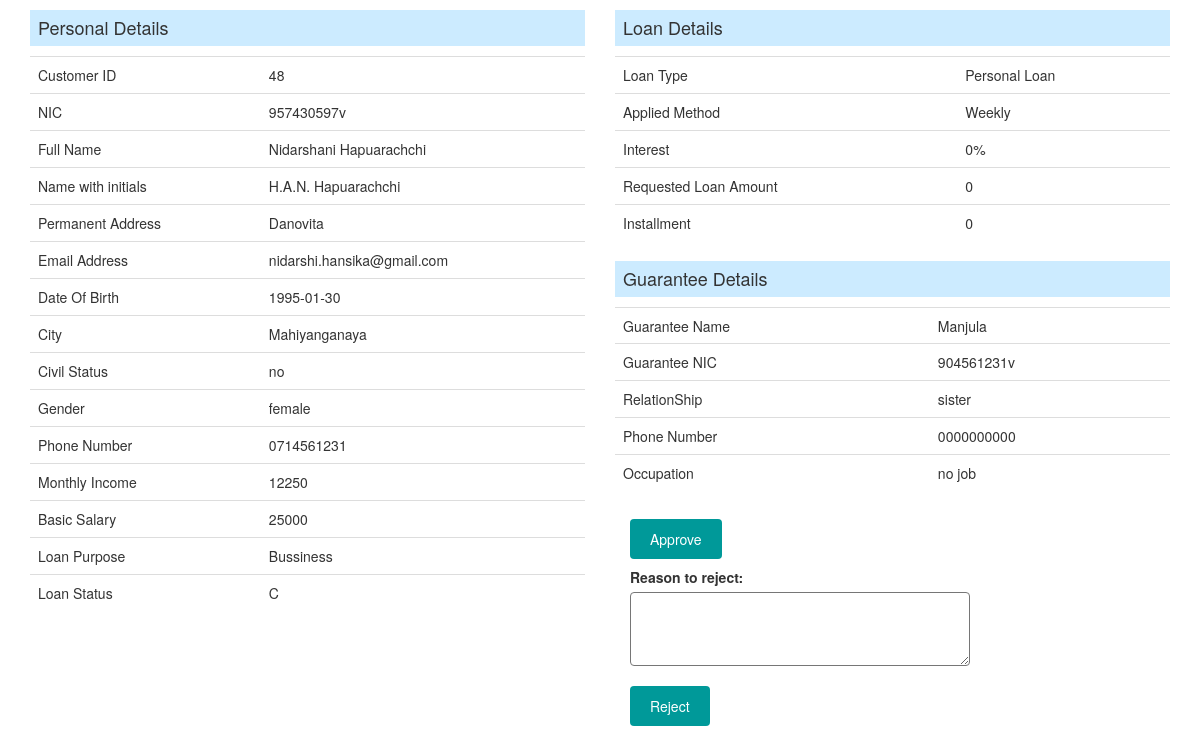
Screenshot of /mRequests.php?cid=48 with the database file from the repository.
### tables this page shows
CREATE TABLE `customer` (
  `customerId` int(11) NOT NULL,
  `nic` varchar(20) DEFAULT NULL,
  `fullName` varchar(60) DEFAULT NULL,
  `nameWithInitials` varchar(30) DEFAULT NULL,
  `permanentAddress` varchar(50) DEFAULT NULL,
  `email` varchar(50) DEFAULT NULL,
  `dateOfBirth` varchar(50) DEFAULT NULL,
  `city` varchar(100) DEFAULT NULL,
  `civilStatus` varchar(50) DEFAULT NULL,
  `loanPurpose` varchar(255) DEFAULT NULL,
  `loanStatus` varchar(10) DEFAULT 'AP',
  `mobileNo` varchar(15) DEFAULT NULL,
  `monthlyIncome` varchar(50) DEFAULT NULL,
  `business` varchar(40) DEFAULT NULL,
  `businessAddress` varchar(60) DEFAULT NULL,
  `empName` varchar(100) DEFAULT NULL,
  `designation` varchar(50) DEFAULT NULL,
  `bSalary` varchar(100) DEFAULT NULL,
  `gender` varchar(10) NOT NULL,
  `bIncome` varchar(40) DEFAULT NULL,
  `otherIncome` varchar(40) DEFAULT NULL,
  `loanType` varchar(30) DEFAULT NULL,
  `loanTime` int(11) NOT NULL DEFAULT '1',
  `appliedDate` date DEFAULT NULL
);

CREATE TABLE `customerloandetails` (
  `customerLoanId` int(11) NOT NULL,
  `loanAmount` double DEFAULT '0',
  `loanType` varchar(15) NOT NULL,
  `interest` double DEFAULT '0',
  `totalLoanAmount` double DEFAULT '0',
  `installment` double DEFAULT '0',
  `remainingLoanBalance` double DEFAULT '0',
  `installmentPaidAmount` double DEFAULT '0',
  `noOfInstallments` int(11) DEFAULT '0',
  `arrearsStatus` varchar(5) DEFAULT 'YES',
  `installmentDueDate` varchar(10) DEFAULT NULL,
  `installmentPaidDate` date DEFAULT NULL,
  `appliedLoanDuration` varchar(100) DEFAULT NULL,
  `appliedLoanAmount` varchar(100) DEFAULT NULL,
  `customerId` int(100) DEFAULT NULL,
  `appliedMethod` varchar(30) DEFAULT NULL,
  `officerId` int(11) DEFAULT NULL,
  `ccId` int(11) DEFAULT NULL,
  `nextInstallmentDueDate` date DEFAULT NULL,
  `remainingNoOfInstallments` int(11) DEFAULT NULL,
  `appliedDate` date DEFAULT NULL
);

CREATE TABLE `guaranteedetails` (
  `gName` varchar(25) DEFAULT NULL,
  `gRelationship` varchar(15) DEFAULT NULL,
  `gMobileNumber` varchar(12) DEFAULT NULL,
  `occupation` varchar(15) DEFAULT NULL,
  `customerID` int(11) DEFAULT NULL,
  `gNic` varchar(20) DEFAULT NULL,
  `gID` int(11) NOT NULL,
  `appliedDate` date DEFAULT NULL
);

### mRequests.php (the view, shortened to what this page needs)
<?php
	require_once('connection.php');
	$cid=$_GET['cid'];
  $sql = "SELECT * FROM customer WHERE customerId='$cid'";
             $result=$conn->query($sql);
             $row=$result->fetch_assoc();
             if($result->num_rows > 0){
	             $cId=$row['customerId'];
	             $nic = $row['nic'];
	             $fname=$row['fullName'];
	             $nameWithInitials=$row['nameWithInitials'];
	             $address=$row['permanentAddress'];
	             $email=$row['email'];
	             $dob=$row['dateOfBirth'];
	             $city=$row['city'];
	             $civil=$row['civilStatus'];
	             $gender=$row['gender'];
	             $mobile=$row['mobileNo'];
	             $mIncome =$row['monthlyIncome'];
	             $bsalary=$row['bSalary'];
	            $loanPurpose =$row['loanPurpose'];
	            $loanStatus =$row['loanStatus'];
            }
            $query2 = "SELECT* FROM customerloandetails WHERE customerId='$cid'";
             $result2=$conn->query($query2);
             $row=$result2->fetch_assoc();
            if ($result2->num_rows > 0) {
                $lType=$row['loanType'];
                $appMethod=$row['appliedMethod'];
                $interest=$row['interest'];
                $lAmount=$row['loanAmount'];
                $installment=$row['installment'];
      		}
      $query3 = "SELECT* FROM guaranteedetails WHERE customerId='$cid'";
             $result3=$conn->query($query3);
             $row=$result3->fetch_assoc();
            if ($result3->num_rows > 0) {
                $gname=$row['gName'];
                $gnic=$row['gNic'];
                $rel=$row['gRelationship'];
                $occupation=$row['occupation'];
                $phoneNo=$row['gMobileNumber'];
  			}
 ?>
 <!DOCTYPE html>
<html>
<head>
	<link rel="stylesheet" href="bootstrap/css/bootstrap.min.css">
	<link rel="stylesheet" href="css/button.css">
</head>
<body>
	<div class="col-sm-12">
		<div class="col-sm-6">
			<h4>Personal Details</h4>
			<div class="table-responsive">
                          <table class="table">
                            <tbody>
                              <tr>
                                <td>Customer ID</td>
                                <td><?php echo $cId; ?></td>
                              </tr>
                              <tr>
                                <td>NIC</td>
                                <td><?php echo $nic; ?></td>
                              </tr>
                              <tr>
                                <td>Full Name</td>
                                <td><?php echo $fname; ?></td>
                              </tr>
                              <tr>
                                <td>Name with initials</td>
                                <td><?php echo $nameWithInitials; ?></td>
                              </tr>
                              <tr>
                                <td>Permanent Address</td>
                                <td><?php echo $address; ?></td>
                              </tr>
                              <tr>
                                <td>Email Address</td>
                                <td><?php echo $email; ?></td>
                              </tr>
                              <tr>
                                <td>Date Of Birth</td>
                                <td><?php echo $dob; ?></td>
                              </tr>
                              <tr>
                                <td>City</td>
                                <td><?php echo $city; ?></td>
                              </tr>
                              <tr>
                                <td>Civil Status</td>
                                <td><?php echo $civil; ?></td>
                              </tr>
                              <tr>
                                <td>Gender</td>
                                <td><?php echo $gender; ?></td>
                              </tr>
                              <tr>
                                <td>Phone Number</td>
                                <td><?php echo $mobile; ?></td>
                              </tr>
                              <tr>
                                <td>Monthly Income</td>
                                <td><?php echo $mIncome; ?></td>
                              </tr>
                              <tr>
                                <td>Basic Salary</td>
                                <td><?php echo $bsalary; ?></td>
                              </tr>
                              <tr>
                                <td>Loan Purpose</td>
                                <td><?php echo $loanPurpose; ?></td>
                              </tr>
                              <tr>
                                <td>Loan Status</td>
                                <td><?php echo $loanStatus; ?></td>
                              </tr>
                            </tbody>
                  </table>
                </div>
		</div>
   <div class="col-sm-6">
      <h4>Loan Details</h4>
      <div class="table-responsive">
                          <table class="table">
                            <tbody>
                              <tr>
                                <td>Loan Type</td>
                                <td><?php echo $lType; ?></td>
                              </tr>
                              <tr>
                                <td>Applied Method</td>
                                <td><?php echo $appMethod; ?></td>
                              </tr>
                              <tr>
                                <td>Interest</td>
                                <td><?php echo $interest."%"; ?></td>
                              </tr>
                              <tr>
                                <td>Requested Loan Amount</td>
                                <td><?php echo $lAmount; ?></td>
                              </tr>
                               <tr>
                                <td>Installment</td>
                                <td><?php echo $installment; ?></td>
                              </tr>
                            </tbody>
                  </table>
 <h4>Guarantee Details</h4>
      <div class="table-responsive">
                          <table class="table">
                            <tbody>
                              <tr>
                                <td>Guarantee Name</td>
                                <td><?php echo $gname; ?></td>
                              </tr>
                              <tr>
                                <tr>
                                <td>Guarantee NIC</td>
                                <td><?php echo $gnic; ?></td>
                              </tr>
                              <tr>
                                <td>RelationShip</td>
                                <td><?php echo $rel; ?></td>
                              </tr>
                              <tr>
                                <td>Phone Number</td>
                                <td><?php echo $phoneNo; ?></td>
                              </tr>
                              <tr>
                                <td>Occupation</td>
                                <td><?php echo $occupation; ?></td>
                              </tr>
                      </tbody>
                    </table>
                </div>
    </div>
    <div class="col-sm-8">
    	<form action="mRequests.php?cid=<?php echo $cid; ?>"  method ="POST">
	        <input type="submit"  name="approve" value="Approve" onclick="return confirm ('Are You sure to Approve this Application?');"><br>
	        <label>
	        Reason to reject:</label><br>
	         <textarea name="reason" rows="3" cols="30" class="textarea"></textarea><br>
	        <input type="submit" name="reject" value="Reject" onclick="return confirm ('Are You sure to Reject this Application?');">
	        <br>
        </form>
	</div>
  </div>
	</body>
</html>

### css/button.css (style rules this page uses)
input[type=submit] { width: auto; background-color: #009999; color: white; padding: 10px 20px; margin: 8px 0; border: none; border-radius: 4px; cursor: pointer; }

### mRequests.php (style rules this page uses)
h4 { background-color: #ccebff; padding: 8px; }
.textarea { padding: 6px; width: auto; border-radius: 4px; border-width: 1px; width: 100%; margin-bottom: 1vh; }

### rows the page displays
customer: customerId "48", nic "957430597v", fullName "Nidarshani Hapuarachchi", nameWithInitials "H.A.N. Hapuarachchi", permanentAddress "Danovita", email "nidarshi.hansika@gmail.com", dateOfBirth "1995-01-30", city "Mahiyanganaya", civilStatus "no", gender "female", mobileNo "0714561231", monthlyIncome "12250", bSalary "25000", loanPurpose "Bussiness", loanStatus "C"
customerloandetails: loanType "Personal Loan", appliedMethod "Weekly", interest "0", loanAmount "0", installment "0"
guaranteedetails: gName "Manjula", gNic "904561231v", gRelationship "sister", gMobileNumber "0000000000", occupation "no job"
